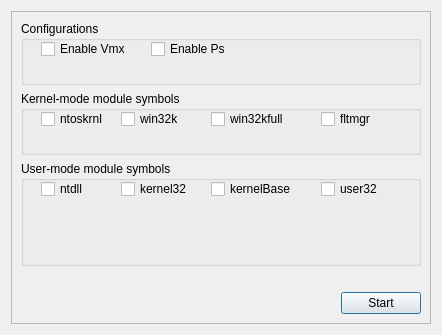
<?xml version="1.0" encoding="UTF-8"?>
<ui version="4.0">
 <class>SymLoadDialog</class>
 <widget class="QDialog" name="SymLoadDialog">
  <property name="windowModality">
   <enum>Qt::NonModal</enum>
  </property>
  <property name="geometry">
   <rect>
    <x>0</x>
    <y>0</y>
    <width>442</width>
    <height>335</height>
   </rect>
  </property>
  <property name="sizePolicy">
   <sizepolicy hsizetype="Minimum" vsizetype="Minimum">
    <horstretch>0</horstretch>
    <verstretch>0</verstretch>
   </sizepolicy>
  </property>
  <property name="minimumSize">
   <size>
    <width>400</width>
    <height>260</height>
   </size>
  </property>
  <property name="windowTitle">
   <string>Configuration</string>
  </property>
  <property name="modal">
   <bool>true</bool>
  </property>
  <layout class="QVBoxLayout" name="verticalLayout_2">
   <item>
    <widget class="QFrame" name="frame">
     <property name="frameShape">
      <enum>QFrame::StyledPanel</enum>
     </property>
     <property name="frameShadow">
      <enum>QFrame::Raised</enum>
     </property>
     <layout class="QVBoxLayout" name="verticalLayout">
      <item>
       <widget class="QGroupBox" name="groupBox_cfg">
        <property name="minimumSize">
         <size>
          <width>0</width>
          <height>64</height>
         </size>
        </property>
        <property name="title">
         <string>Configurations</string>
        </property>
        <widget class="QCheckBox" name="checkBox_vmx">
         <property name="geometry">
          <rect>
           <x>20</x>
           <y>20</y>
           <width>91</width>
           <height>16</height>
          </rect>
         </property>
         <property name="text">
          <string>Enable Vmx</string>
         </property>
        </widget>
        <widget class="QCheckBox" name="checkBox_ps">
         <property name="geometry">
          <rect>
           <x>130</x>
           <y>20</y>
           <width>91</width>
           <height>16</height>
          </rect>
         </property>
         <property name="text">
          <string>Enable Ps</string>
         </property>
        </widget>
       </widget>
      </item>
      <item>
       <widget class="QGroupBox" name="groupBox_km">
        <property name="sizePolicy">
         <sizepolicy hsizetype="Preferred" vsizetype="Fixed">
          <horstretch>0</horstretch>
          <verstretch>0</verstretch>
         </sizepolicy>
        </property>
        <property name="minimumSize">
         <size>
          <width>0</width>
          <height>64</height>
         </size>
        </property>
        <property name="title">
         <string>Kernel-mode module symbols</string>
        </property>
        <widget class="QCheckBox" name="checkBox_win32k">
         <property name="geometry">
          <rect>
           <x>100</x>
           <y>20</y>
           <width>71</width>
           <height>16</height>
          </rect>
         </property>
         <property name="text">
          <string>win32k</string>
         </property>
         <property name="checked">
          <bool>false</bool>
         </property>
        </widget>
        <widget class="QCheckBox" name="checkBox_ntoskrnl">
         <property name="geometry">
          <rect>
           <x>20</x>
           <y>20</y>
           <width>71</width>
           <height>16</height>
          </rect>
         </property>
         <property name="text">
          <string>ntoskrnl</string>
         </property>
         <property name="checked">
          <bool>false</bool>
         </property>
        </widget>
        <widget class="QCheckBox" name="checkBox_win32kFull">
         <property name="geometry">
          <rect>
           <x>190</x>
           <y>20</y>
           <width>81</width>
           <height>16</height>
          </rect>
         </property>
         <property name="text">
          <string>win32kfull</string>
         </property>
         <property name="checked">
          <bool>false</bool>
         </property>
        </widget>
        <widget class="QCheckBox" name="checkBox_fltmgr">
         <property name="geometry">
          <rect>
           <x>300</x>
           <y>20</y>
           <width>81</width>
           <height>16</height>
          </rect>
         </property>
         <property name="text">
          <string>fltmgr</string>
         </property>
         <property name="checked">
          <bool>false</bool>
         </property>
        </widget>
       </widget>
      </item>
      <item>
       <widget class="QGroupBox" name="groupBox_um">
        <property name="sizePolicy">
         <sizepolicy hsizetype="Preferred" vsizetype="MinimumExpanding">
          <horstretch>0</horstretch>
          <verstretch>0</verstretch>
         </sizepolicy>
        </property>
        <property name="minimumSize">
         <size>
          <width>0</width>
          <height>64</height>
         </size>
        </property>
        <property name="title">
         <string>User-mode module symbols</string>
        </property>
        <widget class="QCheckBox" name="checkBox_kernel32">
         <property name="geometry">
          <rect>
           <x>100</x>
           <y>20</y>
           <width>71</width>
           <height>16</height>
          </rect>
         </property>
         <property name="text">
          <string>kernel32</string>
         </property>
         <property name="checked">
          <bool>false</bool>
         </property>
        </widget>
        <widget class="QCheckBox" name="checkBox_ntdll">
         <property name="geometry">
          <rect>
           <x>20</x>
           <y>20</y>
           <width>71</width>
           <height>16</height>
          </rect>
         </property>
         <property name="text">
          <string>ntdll</string>
         </property>
         <property name="checked">
          <bool>false</bool>
         </property>
        </widget>
        <widget class="QCheckBox" name="checkBox_kernelBase">
         <property name="geometry">
          <rect>
           <x>190</x>
           <y>20</y>
           <width>91</width>
           <height>16</height>
          </rect>
         </property>
         <property name="text">
          <string>kernelBase</string>
         </property>
         <property name="checked">
          <bool>false</bool>
         </property>
        </widget>
        <widget class="QCheckBox" name="checkBox_user32">
         <property name="geometry">
          <rect>
           <x>300</x>
           <y>20</y>
           <width>71</width>
           <height>16</height>
          </rect>
         </property>
         <property name="text">
          <string>user32</string>
         </property>
         <property name="checked">
          <bool>false</bool>
         </property>
        </widget>
       </widget>
      </item>
      <item>
       <widget class="QLabel" name="label_loadingStatus">
        <property name="text">
         <string/>
        </property>
        <property name="textFormat">
         <enum>Qt::PlainText</enum>
        </property>
       </widget>
      </item>
      <item>
       <layout class="QHBoxLayout" name="horizontalLayout">
        <property name="spacing">
         <number>6</number>
        </property>
        <property name="sizeConstraint">
         <enum>QLayout::SetDefaultConstraint</enum>
        </property>
        <property name="leftMargin">
         <number>0</number>
        </property>
        <property name="topMargin">
         <number>0</number>
        </property>
        <property name="rightMargin">
         <number>0</number>
        </property>
        <item alignment="Qt::AlignRight">
         <widget class="QPushButton" name="pushButton_load">
          <property name="sizePolicy">
           <sizepolicy hsizetype="Fixed" vsizetype="Fixed">
            <horstretch>0</horstretch>
            <verstretch>0</verstretch>
           </sizepolicy>
          </property>
          <property name="text">
           <string>Start</string>
          </property>
         </widget>
        </item>
       </layout>
      </item>
     </layout>
    </widget>
   </item>
  </layout>
 </widget>
 <resources/>
 <connections/>
</ui>
